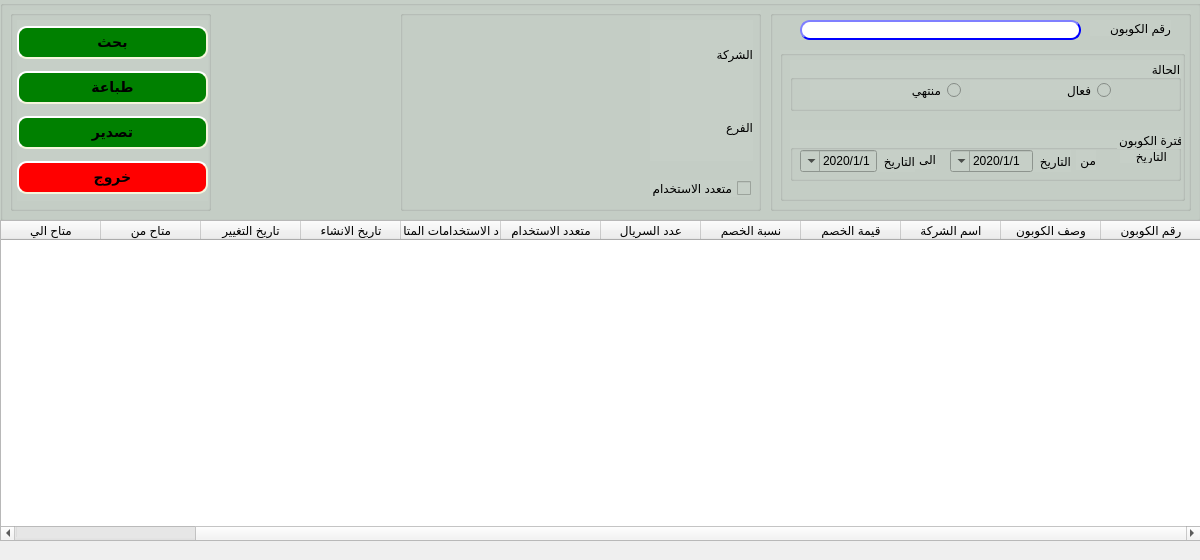
<?xml version="1.0" encoding="UTF-8"?>
<ui version="4.0">
 <class>QForm_prom_display</class>
 <widget class="QWidget" name="QForm_prom_display">
  <property name="geometry">
   <rect>
    <x>0</x>
    <y>0</y>
    <width>1200</width>
    <height>560</height>
   </rect>
  </property>
  <property name="minimumSize">
   <size>
    <width>1200</width>
    <height>560</height>
   </size>
  </property>
  <property name="maximumSize">
   <size>
    <width>1200</width>
    <height>560</height>
   </size>
  </property>
  <property name="windowTitle">
   <string>استعلام عن العروض</string>
  </property>
  <property name="toolTip">
   <string/>
  </property>
  <property name="layoutDirection">
   <enum>Qt::RightToLeft</enum>
  </property>
  <widget class="QGroupBox" name="groupBox">
   <property name="geometry">
    <rect>
     <x>0</x>
     <y>0</y>
     <width>1201</width>
     <height>221</height>
    </rect>
   </property>
   <property name="font">
    <font>
     <pointsize>10</pointsize>
     <weight>50</weight>
     <bold>false</bold>
    </font>
   </property>
   <property name="layoutDirection">
    <enum>Qt::LeftToRight</enum>
   </property>
   <property name="styleSheet">
    <string notr="true">
                    background-color: rgb(198, 207, 199);
                </string>
   </property>
   <property name="title">
    <string/>
   </property>
   <widget class="QGroupBox" name="groupBox_3">
    <property name="enabled">
     <bool>true</bool>
    </property>
    <property name="geometry">
     <rect>
      <x>400</x>
      <y>10</y>
      <width>361</width>
      <height>201</height>
     </rect>
    </property>
    <property name="title">
     <string/>
    </property>
    <widget class="QWidget" name="layoutWidget">
     <property name="geometry">
      <rect>
       <x>250</x>
       <y>10</y>
       <width>103</width>
       <height>141</height>
      </rect>
     </property>
     <layout class="QVBoxLayout" name="verticalLayout_2">
      <item>
       <widget class="QLabel" name="label_4">
        <property name="text">
         <string>الشركة</string>
        </property>
       </widget>
      </item>
      <item>
       <widget class="QLabel" name="label_11">
        <property name="text">
         <string>الفرع</string>
        </property>
       </widget>
      </item>
     </layout>
    </widget>
    <widget class="QComboBox" name="CMB_level4">
     <property name="geometry">
      <rect>
       <x>-90</x>
       <y>110</y>
       <width>81</width>
       <height>20</height>
      </rect>
     </property>
    </widget>
    <widget class="QCheckBox" name="QcheckBox_multi">
     <property name="geometry">
      <rect>
       <x>250</x>
       <y>170</y>
       <width>101</width>
       <height>17</height>
      </rect>
     </property>
     <property name="layoutDirection">
      <enum>Qt::RightToLeft</enum>
     </property>
     <property name="text">
      <string>متعدد الاستخدام</string>
     </property>
    </widget>
   </widget>
   <widget class="QGroupBox" name="groupBox_5">
    <property name="geometry">
     <rect>
      <x>770</x>
      <y>10</y>
      <width>421</width>
      <height>201</height>
     </rect>
    </property>
    <property name="layoutDirection">
     <enum>Qt::RightToLeft</enum>
    </property>
    <property name="title">
     <string/>
    </property>
    <widget class="QLineEdit" name="Qline_promotion">
     <property name="geometry">
      <rect>
       <x>30</x>
       <y>10</y>
       <width>281</width>
       <height>20</height>
      </rect>
     </property>
     <property name="styleSheet">
      <string notr="true">QLineEdit{
                                        background-color: white;
                                        border-style: outset;
                                        border-width: 2px;
                                        border-radius: 10px;
                                        border-color: blue;
                                        min-width: 6em;
                                        }
                                        QLineEdit:hover {
                                        background: qradialgradient(
                                        cx: 0.3, cy: -0.4, fx: 0.3, fy: -0.4,
                                        radius: 1.35, stop: 0 #fff, stop: 1 #bbb
                                        );
                                        }
                                       QLineEdit:pressed {
                                        border-style: inset;
                                        background: qradialgradient(
                                        cx: 0.4, cy: -0.1, fx: 0.4, fy: -0.1,
                                        radius: 1.35, stop: 0 #fff, stop: 1 #ddd
                                        );
                                        }
                                    </string>
     </property>
    </widget>
    <widget class="QGroupBox" name="QgroupBox_prom">
     <property name="enabled">
      <bool>true</bool>
     </property>
     <property name="geometry">
      <rect>
       <x>10</x>
       <y>40</y>
       <width>405</width>
       <height>151</height>
      </rect>
     </property>
     <property name="title">
      <string/>
     </property>
     <widget class="QGroupBox" name="groupBox_2">
      <property name="enabled">
       <bool>true</bool>
      </property>
      <property name="geometry">
       <rect>
        <x>10</x>
        <y>80</y>
        <width>391</width>
        <height>51</height>
       </rect>
      </property>
      <property name="layoutDirection">
       <enum>Qt::RightToLeft</enum>
      </property>
      <property name="title">
       <string>فترة الكوبون</string>
      </property>
      <widget class="QWidget" name="layoutWidget_2">
       <property name="geometry">
        <rect>
         <x>160</x>
         <y>20</y>
         <width>121</width>
         <height>22</height>
        </rect>
       </property>
       <layout class="QHBoxLayout" name="horizontalLayout">
        <item>
         <widget class="QLabel" name="label_3">
          <property name="text">
           <string>التاريخ</string>
          </property>
         </widget>
        </item>
        <item>
         <widget class="QDateTimeEdit" name="Qdate_from">
          <property name="layoutDirection">
           <enum>Qt::RightToLeft</enum>
          </property>
          <property name="minimumDateTime">
           <datetime>
            <hour>0</hour>
            <minute>0</minute>
            <second>0</second>
            <year>2020</year>
            <month>1</month>
            <day>1</day>
           </datetime>
          </property>
          <property name="displayFormat">
           <string>d/M/yyyy</string>
          </property>
          <property name="calendarPopup">
           <bool>true</bool>
          </property>
         </widget>
        </item>
       </layout>
      </widget>
      <widget class="QLabel" name="label_9">
       <property name="geometry">
        <rect>
         <x>286</x>
         <y>20</y>
         <width>20</width>
         <height>20</height>
        </rect>
       </property>
       <property name="text">
        <string>من</string>
       </property>
      </widget>
      <widget class="QLabel" name="label_10">
       <property name="geometry">
        <rect>
         <x>120</x>
         <y>20</y>
         <width>26</width>
         <height>19</height>
        </rect>
       </property>
       <property name="text">
        <string>الى</string>
       </property>
      </widget>
      <widget class="QWidget" name="layoutWidget_3">
       <property name="geometry">
        <rect>
         <x>10</x>
         <y>20</y>
         <width>115</width>
         <height>22</height>
        </rect>
       </property>
       <layout class="QHBoxLayout" name="horizontalLayout_2">
        <item>
         <widget class="QLabel" name="label_8">
          <property name="text">
           <string>التاريخ</string>
          </property>
         </widget>
        </item>
        <item>
         <widget class="QDateTimeEdit" name="Qdate_to">
          <property name="minimumDateTime">
           <datetime>
            <hour>0</hour>
            <minute>0</minute>
            <second>0</second>
            <year>2020</year>
            <month>1</month>
            <day>1</day>
           </datetime>
          </property>
          <property name="displayFormat">
           <string>d/M/yyyy</string>
          </property>
          <property name="calendarPopup">
           <bool>true</bool>
          </property>
         </widget>
        </item>
       </layout>
      </widget>
      <widget class="QLabel" name="label">
       <property name="geometry">
        <rect>
         <x>330</x>
         <y>20</y>
         <width>47</width>
         <height>13</height>
        </rect>
       </property>
       <property name="text">
        <string>التاريخ</string>
       </property>
      </widget>
     </widget>
     <widget class="QGroupBox" name="groupBox_6">
      <property name="geometry">
       <rect>
        <x>10</x>
        <y>10</y>
        <width>391</width>
        <height>51</height>
       </rect>
      </property>
      <property name="layoutDirection">
       <enum>Qt::RightToLeft</enum>
      </property>
      <property name="title">
       <string>الحالة</string>
      </property>
      <widget class="QRadioButton" name="radioBtnPromActive">
       <property name="geometry">
        <rect>
         <x>180</x>
         <y>20</y>
         <width>141</width>
         <height>20</height>
        </rect>
       </property>
       <property name="text">
        <string>فعال</string>
       </property>
      </widget>
      <widget class="QRadioButton" name="radioBtnPromExpired">
       <property name="geometry">
        <rect>
         <x>20</x>
         <y>20</y>
         <width>151</width>
         <height>20</height>
        </rect>
       </property>
       <property name="text">
        <string>منتهي</string>
       </property>
      </widget>
     </widget>
    </widget>
    <widget class="QLabel" name="labelCopNum">
     <property name="geometry">
      <rect>
       <x>320</x>
       <y>10</y>
       <width>81</width>
       <height>16</height>
      </rect>
     </property>
     <property name="text">
      <string>رقم الكوبون</string>
     </property>
    </widget>
   </widget>
   <widget class="QGroupBox" name="groupBox_8">
    <property name="geometry">
     <rect>
      <x>10</x>
      <y>10</y>
      <width>201</width>
      <height>201</height>
     </rect>
    </property>
    <property name="title">
     <string/>
    </property>
    <widget class="QWidget" name="layoutWidget">
     <property name="geometry">
      <rect>
       <x>7</x>
       <y>10</y>
       <width>191</width>
       <height>181</height>
      </rect>
     </property>
     <layout class="QVBoxLayout" name="verticalLayout">
      <item>
       <widget class="QPushButton" name="Qbtn_search">
        <property name="enabled">
         <bool>true</bool>
        </property>
        <property name="sizePolicy">
         <sizepolicy hsizetype="Preferred" vsizetype="Fixed">
          <horstretch>0</horstretch>
          <verstretch>0</verstretch>
         </sizepolicy>
        </property>
        <property name="styleSheet">
         <string notr="true">QPushButton{background-color: green;
                                        border-style: outset;
                                        border-width: 2px;
                                        border-radius: 10px;
                                        border-color: beige;
                                        font: bold 14px;
                                        min-width: 10em;
                                        padding: 6px;}
                                        QPushButton:hover {
                                        background: qradialgradient(
                                        cx: 0.3, cy: -0.4, fx: 0.3, fy: -0.4,
                                        radius: 1.35, stop: 0 #fff, stop: 1 #bbb
                                        );
                                        }
                                        QPushButton:pressed {
                                        border-style: inset;
                                        background: qradialgradient(
                                        cx: 0.4, cy: -0.1, fx: 0.4, fy: -0.1,
                                        radius: 1.35, stop: 0 #fff, stop: 1 #ddd
                                        );
                                        }
                                    </string>
        </property>
        <property name="text">
         <string>بحث</string>
        </property>
       </widget>
      </item>
      <item>
       <widget class="QPushButton" name="Qbtn_print">
        <property name="sizePolicy">
         <sizepolicy hsizetype="Preferred" vsizetype="Fixed">
          <horstretch>0</horstretch>
          <verstretch>0</verstretch>
         </sizepolicy>
        </property>
        <property name="styleSheet">
         <string notr="true">QPushButton{background-color: green;
                                        border-style: outset;
                                        border-width: 2px;
                                        border-radius: 10px;
                                        border-color: beige;
                                        font: bold 14px;
                                        min-width: 10em;
                                        padding: 6px;}
                                        QPushButton:hover {
                                        background: qradialgradient(
                                        cx: 0.3, cy: -0.4, fx: 0.3, fy: -0.4,
                                        radius: 1.35, stop: 0 #fff, stop: 1 #bbb
                                        );
                                        }
                                        QPushButton:pressed {
                                        border-style: inset;
                                        background: qradialgradient(
                                        cx: 0.4, cy: -0.1, fx: 0.4, fy: -0.1,
                                        radius: 1.35, stop: 0 #fff, stop: 1 #ddd
                                        );
                                        }
                                    </string>
        </property>
        <property name="text">
         <string>طباعة</string>
        </property>
       </widget>
      </item>
      <item>
       <widget class="QPushButton" name="Qbtn_exprot">
        <property name="sizePolicy">
         <sizepolicy hsizetype="Preferred" vsizetype="Fixed">
          <horstretch>0</horstretch>
          <verstretch>0</verstretch>
         </sizepolicy>
        </property>
        <property name="font">
         <font>
          <pointsize>-1</pointsize>
          <weight>75</weight>
          <italic>false</italic>
          <bold>true</bold>
         </font>
        </property>
        <property name="styleSheet">
         <string notr="true">QPushButton{background-color: green;
                                        border-style: outset;
                                        border-width: 2px;
                                        border-radius: 10px;
                                        border-color: beige;
                                        font: bold 14px;
                                        min-width: 10em;
                                        padding: 6px;}
                                        QPushButton:hover {
                                        background: qradialgradient(
                                        cx: 0.3, cy: -0.4, fx: 0.3, fy: -0.4,
                                        radius: 1.35, stop: 0 #fff, stop: 1 #bbb
                                        );
                                        }
                                        QPushButton:pressed {
                                        border-style: inset;
                                        background: qradialgradient(
                                        cx: 0.4, cy: -0.1, fx: 0.4, fy: -0.1,
                                        radius: 1.35, stop: 0 #fff, stop: 1 #ddd
                                        );
                                        }
                                    </string>
        </property>
        <property name="text">
         <string>تصدير</string>
        </property>
       </widget>
      </item>
      <item>
       <widget class="QPushButton" name="Qbtn_exit">
        <property name="sizePolicy">
         <sizepolicy hsizetype="Preferred" vsizetype="Fixed">
          <horstretch>0</horstretch>
          <verstretch>0</verstretch>
         </sizepolicy>
        </property>
        <property name="font">
         <font>
          <pointsize>-1</pointsize>
          <weight>75</weight>
          <italic>false</italic>
          <bold>true</bold>
         </font>
        </property>
        <property name="styleSheet">
         <string notr="true">QPushButton{background-color: red;
                                        border-style: outset;
                                        border-width: 2px;
                                        border-radius: 10px;
                                        border-color: beige;
                                        font: bold 14px;
                                        min-width: 10em;
                                        padding: 6px;}
                                        QPushButton:hover {
                                        background: qradialgradient(
                                        cx: 0.3, cy: -0.4, fx: 0.3, fy: -0.4,
                                        radius: 1.35, stop: 0 #fff, stop: 1 #bbb
                                        );
                                        }
                                        QPushButton:pressed {
                                        border-style: inset;
                                        background: qradialgradient(
                                        cx: 0.4, cy: -0.1, fx: 0.4, fy: -0.1,
                                        radius: 1.35, stop: 0 #fff, stop: 1 #ddd
                                        );
                                        }
                                    </string>
        </property>
        <property name="text">
         <string>خروج</string>
        </property>
       </widget>
      </item>
     </layout>
    </widget>
   </widget>
   <zorder>groupBox_5</zorder>
   <zorder>groupBox_8</zorder>
   <zorder>groupBox_3</zorder>
  </widget>
  <widget class="QWidget" name="gridLayoutWidget_4">
   <property name="geometry">
    <rect>
     <x>0</x>
     <y>220</y>
     <width>1201</width>
     <height>321</height>
    </rect>
   </property>
   <layout class="QGridLayout" name="gridLayout_7">
    <item row="0" column="0">
     <widget class="QTableWidget" name="Qtable_promotion">
      <property name="styleSheet">
       <string notr="true"/>
      </property>
      <property name="columnCount">
       <number>13</number>
      </property>
      <column>
       <property name="text">
        <string>رقم الكوبون</string>
       </property>
      </column>
      <column>
       <property name="text">
        <string>وصف الكوبون</string>
       </property>
      </column>
      <column>
       <property name="text">
        <string>اسم الشركة</string>
       </property>
      </column>
      <column>
       <property name="text">
        <string>قيمة الخصم</string>
       </property>
      </column>
      <column>
       <property name="text">
        <string>نسبة الخصم</string>
       </property>
      </column>
      <column>
       <property name="text">
        <string>عدد السريال</string>
       </property>
      </column>
      <column>
       <property name="text">
        <string>متعدد الاستخدام</string>
       </property>
      </column>
      <column>
       <property name="text">
        <string>عدد الاستخدامات المتاحة</string>
       </property>
      </column>
      <column>
       <property name="text">
        <string>تاريخ الانشاء</string>
       </property>
      </column>
      <column>
       <property name="text">
        <string>تاريخ التغيير</string>
       </property>
      </column>
      <column>
       <property name="text">
        <string>متاح من</string>
       </property>
      </column>
      <column>
       <property name="text">
        <string>متاح الي</string>
       </property>
      </column>
      <column>
       <property name="text">
        <string>الحالة</string>
       </property>
      </column>
     </widget>
    </item>
   </layout>
  </widget>
 </widget>
 <resources/>
 <connections/>
</ui>
